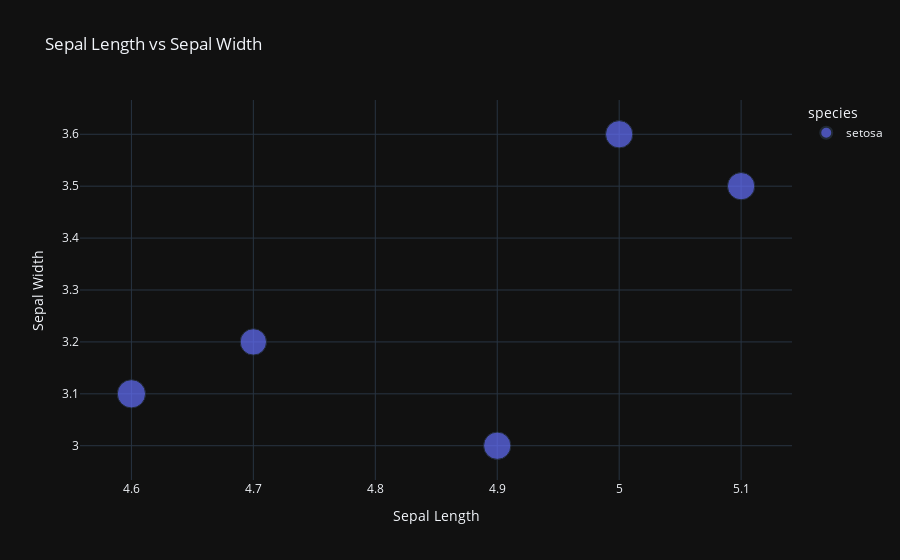

This figure's notebook cell:
### Code cell
import plotly.express as px
import pandas as pd
import plotly.graph_objects as go
import plotly.validators.layout


# Create a simple DataFrame
df = pd.DataFrame({
    'sepal_length': [5.1, 4.9, 4.7, 4.6, 5.0],
    'sepal_width': [3.5, 3.0, 3.2, 3.1, 3.6],
    'species': ['setosa', 'setosa', 'setosa', 'setosa', 'setosa'],
    'petal_length': [1.4, 1.4, 1.3, 1.5, 1.4]
})

# Create scatter plot
fig = px.scatter(df, x='sepal_length', y='sepal_width', color='species',
                 title='Sepal Length vs Sepal Width', 
                 labels={'sepal_length': 'Sepal Length', 'sepal_width': 'Sepal Width'},
                 symbol='species', template='plotly_dark', size='petal_length')

fig.show()

### Figure 1 — Plotly figure (JSON) as saved in the notebook; plotly's stock layout.template omitted (floating-point values rounded to 4 significant figures)
{"data": [{"hovertemplate": "species=setosa<br>Sepal Length=%{x}<br>Sepal Width=%{y}<br>petal_length=%{marker.size}<extra></extra>", "legendgroup": "setosa", "marker": {"color": "#636efa", "size": [1.4, 1.4, 1.3, 1.5, 1.4], "sizemode": "area", "sizeref": 0.00375, "symbol": "circle"}, "mode": "markers", "name": "setosa", "orientation": "v", "showlegend": true, "type": "scatter", "x": [5.1, 4.9, 4.7, 4.6, 5.0], "xaxis": "x", "y": [3.5, 3.0, 3.2, 3.1, 3.6], "yaxis": "y"}], "layout": {"legend": {"itemsizing": "constant", "title": {"text": "species"}, "tracegroupgap": 0}, "title": {"text": "Sepal Length vs Sepal Width"}, "xaxis": {"anchor": "y", "domain": [0, 1], "title": {"text": "Sepal Length"}}, "yaxis": {"anchor": "x", "domain": [0, 1], "title": {"text": "Sepal Width"}}}}
